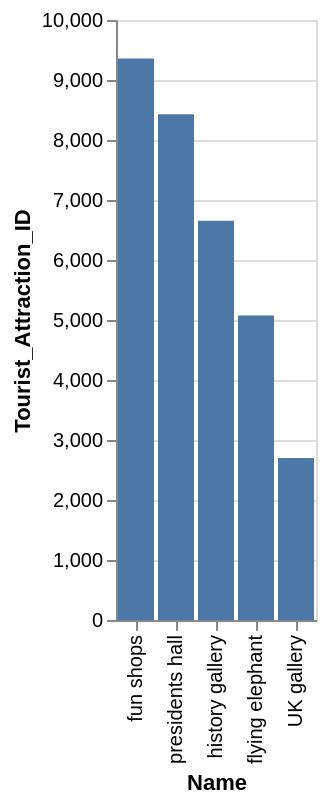

Source (Vega-Lite JSON):
### Vega-Lite specification from a JSON file in a GitHub repository (floating-point values rounded to 4 significant figures)
{"data": {"values": [{"x_data": "fun shops", "y_data": 9360}, {"x_data": "presidents hall", "y_data": 8429}, {"x_data": "history gallery", "y_data": 6653}, {"x_data": "flying elephant", "y_data": 5076}, {"x_data": "UK gallery", "y_data": 2701}]}, "mark": "bar", "encoding": {"x": {"field": "x_data", "type": "nominal", "title": "Name", "sort": {"op": "sum", "field": "y_data", "order": "descending"}}, "y": {"field": "y_data", "type": "quantitative", "title": "Tourist_Attraction_ID"}}}
